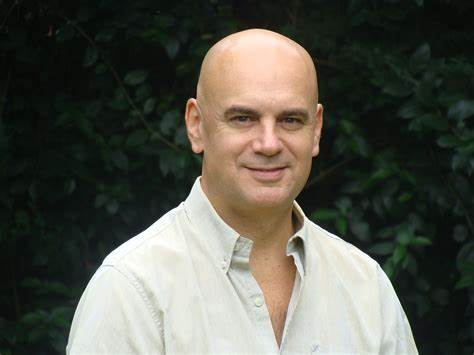
#> input picture Part 2/OIP.jpg, 474 x 355 px
$ jupyter execute --allow-errors 'Detect Eye.ipynb'
#> lines starting #> are read from the running program, lines starting #| are printed output that depends on the picture
[cell 1]
import numpy as np
import cv2

[cell 2]
face_cascade = cv2.CascadeClassifier('haarcascade_frontalface_default.xml')
eye_cascade = cv2.CascadeClassifier('haarcascade_eye.xml')

[cell 3]
img = cv2.imread('OIP.jpg')
#> img is the input picture: shape (355, 474, 3); mean B, G, R 76.6, 86, 86.1
gray = cv2.cvtColor(img,cv2.COLOR_BGR2GRAY)
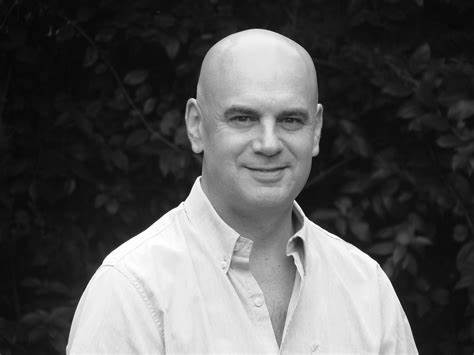
#> gray: shape (355, 474); min 1, max 255, mean 85

[cell 4]
faces = face_cascade.detectMultiScale(gray, 1.3, 5)
#> faces = [[193, 61, 150, 150]]
faces
#> Out = [[193, 61, 150, 150]]

[cell 5]
# Initialize an eye counter for naming the saved images
eye_counter = 0

for (x, y, w, h) in faces:
    roi_gray = gray[y:y+h, x:x+w]
    roi_color = img[y:y+h, x:x+w]

    # Detect eyes in the face region
    eyes = eye_cascade.detectMultiScale(roi_gray)
    for (ex, ey, ew, eh) in eyes:
        eye_img = roi_color[ey:ey+eh, ex:ex+ew]  # Extract the eye region
        print(eye_img)
        # Save the extracted eye image
        cv2.imwrite(f'eye_{eye_counter}.jpg', eye_img)
        eye_counter += 1  # Increment the counter for the next eye image
#> this loop made 1 pass
#> (x, y, w, h, eyes) on pass 1: (193, 61, 150, 150, [[79, 44, 31, 31]])
#> (printed output is left out)
#> pass 1, `roi_gray = gray[y:y+h, x:x+w]`:
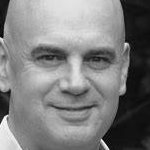
#> roi_gray: shape (150, 150); min 1, max 254, mean 125.8
#> pass 1, `roi_color = img[y:y+h, x:x+w]`:
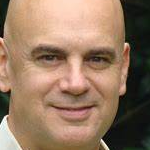
#> roi_color: shape (150, 150, 3); mean B, G, R 97.1, 119.7, 148.6
#> pass 1, `cv2.imwrite(f'eye_{eye_counter}.jpg', eye_img)`:
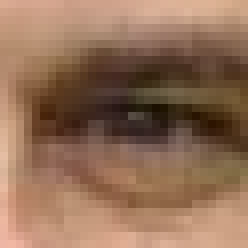
#> saved as eye_0.jpg: shape (31, 31, 3) (shown 8 times larger); mean B, G, R 86.7, 110.5, 146
#> after the loop, eye_counter = 1

[cell 6]
def return_eye(imag):
    img = imag
    face_cascade = cv2.CascadeClassifier('haarcascade_frontalface_default.xml')
    eye_cascade = cv2.CascadeClassifier('haarcascade_eye.xml')
    gray = cv2.cvtColor(img,cv2.COLOR_BGR2GRAY)
    faces = face_cascade.detectMultiScale(gray, 1.3, 5)
#> faces = [[193, 61, 150, 150]]
    # Initialize an eye counter for naming the saved images
    eye_counter = 0
    for (x, y, w, h) in faces:
        roi_gray = gray[y:y+h, x:x+w]
        roi_color = img[y:y+h, x:x+w]

        # Detect eyes in the face region
        eyes = eye_cascade.detectMultiScale(roi_gray)
        for (ex, ey, ew, eh) in eyes:
            eye_img = roi_color[ey:ey+eh, ex:ex+ew]  # Extract the eye region
            return eye_img

[cell 7]
print(return_eye(img))
#> (printed output is left out)
